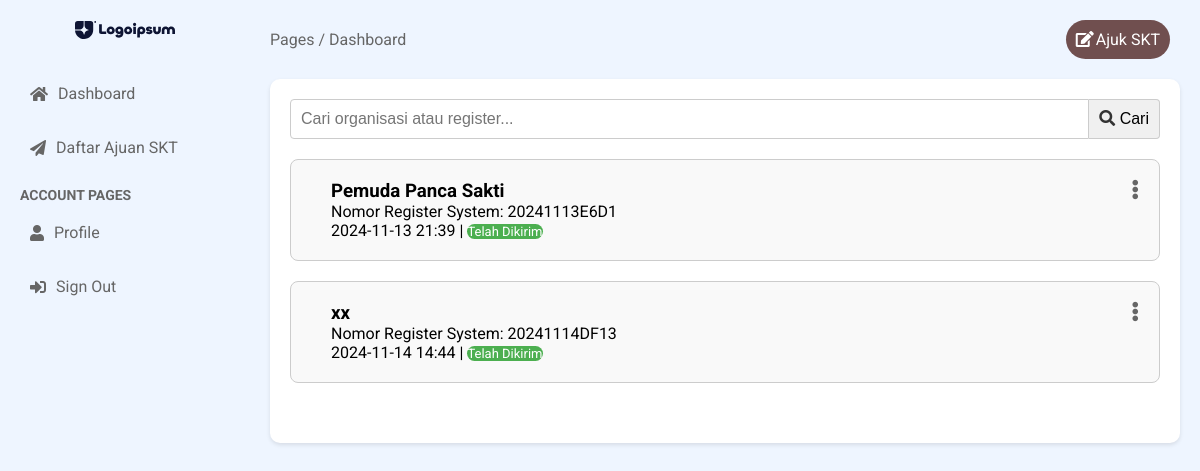
Page /dashboard/list/ (signed in) on the earlier database version.
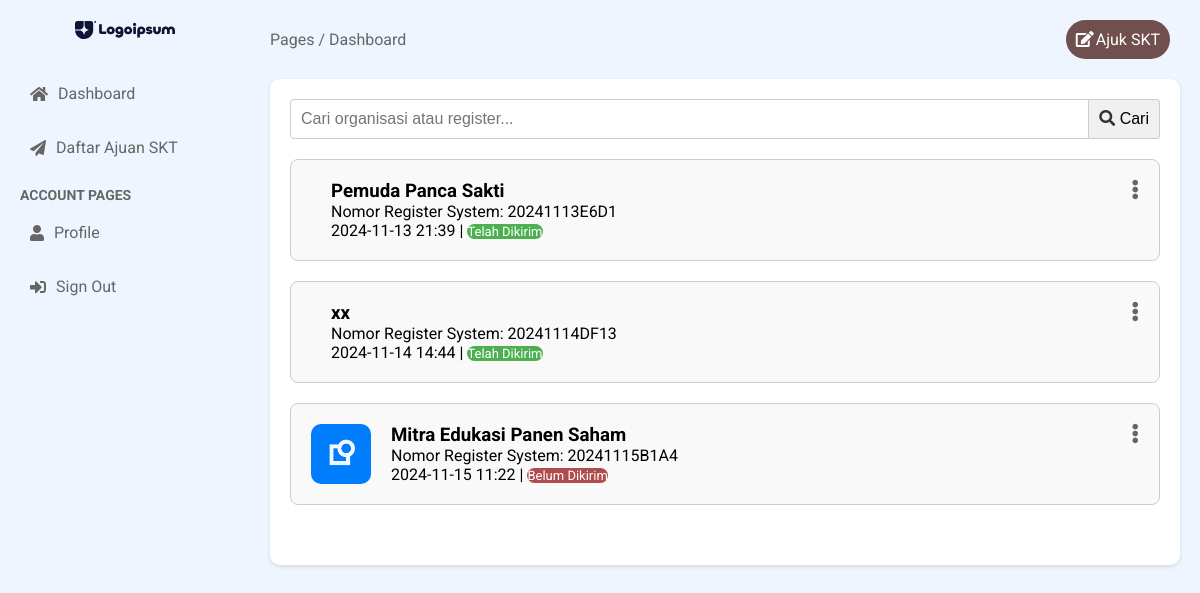
Same page on the later database version.
### modelform/models.py (models this page shows, shortened)
class Register(models.Model):
    id = models.UUIDField(primary_key=True, default=uuid.uuid4, editable=False)
    author = models.ForeignKey(User, on_delete=models.CASCADE, null=True, blank=True)
    nama_organisasi = models.CharField(max_length=255)
    register = models.CharField(max_length=10, unique=True, editable=False)
    created_at = models.DateTimeField(auto_now_add=True)
    logo = models.ImageField(upload_to=logo, blank=False, null=True, validators=[validate_file_size])
    is_completed = models.BooleanField(default=False)
    is_verified = models.BooleanField(default=False)  # Field untuk status verifikasi
    verified_at = models.DateTimeField(null=True, blank=True)  # Tanggal dan waktu verifikasi

### modelform/views.py (the view)
# urls.py: path('dashboard/list/', views.register_list, name='register_list'),
@user_passes_test(is_pelanggan)
def register_list(request):
    query = request.GET.get('q', '')
    results = Register.objects.filter(author=request.user)
    try:
        register_id = request.GET.get('register_id')
        if register_id:
            register_id = UUID(register_id)  # Verifikasi jika register_id adalah UUID yang valid
        registers = Register.objects.all()  # Ambil data yang sesuai
    except ValueError:
        return redirect('error_page')
    if query:
        results = results.filter(
            Q(nama_organisasi__icontains=query) | Q(register__icontains=query)
        )
    return render(request, 'dashboard/register_list.html', {'registers': registers, 'results': results, 'query': query})

### accounts/context_processors.py (called while the page is built)
def versioned_static(request):
    version = 'v1.x'  # Increment this version number
    return {
        'STATIC_VERSION': version,
    }

### modelform/views.py (called while the page is built)
def is_pelanggan(user):
    return user.is_authenticated and user.is_pelanggan

### templates/dashboard/register_list.html (shortened to what this page needs)
{% extends 'dashboard/base.html' %}
{% load static %}
{% block content %}
<main class="main-content">
<header class="main-header">
    <div class="breadcrumb">
        <span>Pages / Dashboard</span>
    </div>
    <div class="header-right">
      <a href="{% url 'create_register' %}" class="btn-add"><i class="fas fa-edit"></i>Ajuk SKT</a>
    </div>
</header>
<section class="main-section">
    <form method="GET" action="{% url 'dashboard_pelanggan' %}" class="search-form">
      <input
          type="text"
          name="q"
          placeholder="Cari organisasi atau register..."
          value="{{ query }}"
          aria-label="Search"
      >
      <button type="submit" aria-label="Cari">
          <i class="fas fa-search"></i> Cari
      </button>
    </form>
    {% if results %}
    <div class="categories-list-undangan">
      {% for register in results %}
      <div class="category-list-undangan">
        <img src="{{ register.logo.url }}" alt="">
        <div class="category-text">
          <h3>{{ register.nama_organisasi }}</h3>
          <p>Nomor Register System: {{ register.register }}</p>
          <p> {{ register.created_at|date:"Y-m-d H:i" }} |
            {% if register.is_completed %}
            <span class="status-approved">Telah Dikirim</span>
            {% else %}
            <span class="status-pending">Belum Dikirim</span>
            {% endif %}
          </p>
        </div>
        <div class="menu-list-undangan">
          <i class="fas fa-ellipsis-v menu-icon" onclick="toggleModal('modal{{ register.id }}')"></i>
        </div>
      </div>
    {% endfor %}
    {% else %}
    <div class="message error"> No organisasi found.</div>
    </div>
    {% endif %}
</div>
</section>
</main>
</div>
{% endblock %}

Differences in the rows shown:
added Register: logo (picture), nama_organisasi "Mitra Edukasi Panen Saham", register "20241115B1A4", created_at "2024-11-15 11:22", is_completed "Belum Dikirim"
